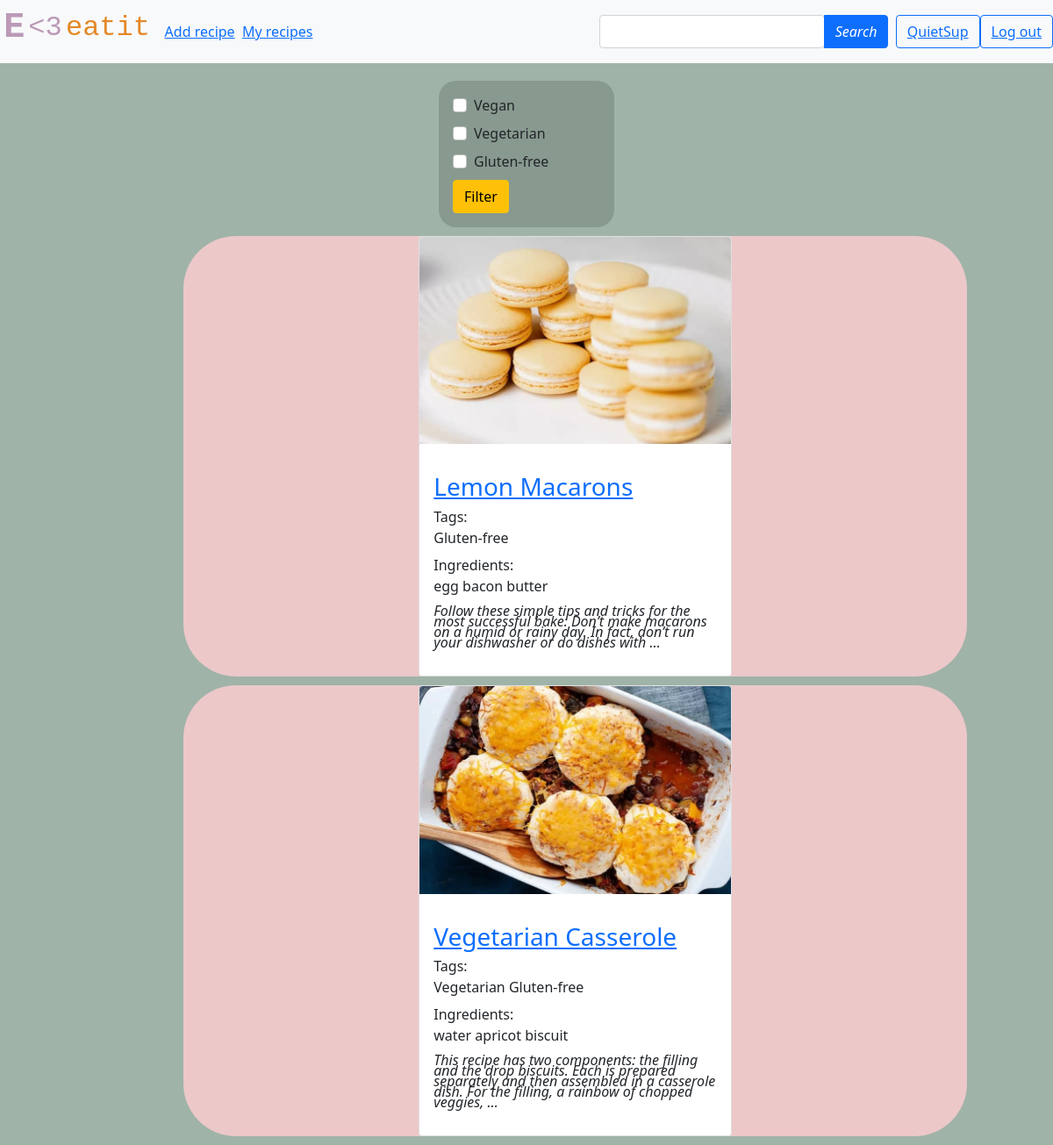
The app's page / (signed in) with its own data.
### recipes/models.py (models this page shows, shortened)
class Category(models.Model):
    name = models.CharField(max_length=20, unique=True)
    class Meta:
        verbose_name_plural = 'Categories'

class Recipe(models.Model):
    name = models.CharField('Recipe name', max_length=50, unique=True)
    photo = models.ImageField('Photo', upload_to='photos')
    content = models.TextField('Content', blank=False)
    time_created = models.DateTimeField('Creation time', auto_now_add=True)
    time_updated = models.DateTimeField('Update time', auto_now=True)
    author = models.ForeignKey(User, on_delete=models.CASCADE, related_name='posts')
    cat = models.ManyToManyField('Category', verbose_name='Categories')
    ingr = models.ManyToManyField('Ingredient', verbose_name='Ingredients')
    class Meta:
        ordering = ['-time_created', 'name']

class Ingredient(models.Model):
    name = models.CharField(max_length=20, unique=True)

### recipes/views.py (the view)
# urls.py: 2. Add a URL to urlpatterns:  path('', Home.as_view(), name='home')
class Home(ListView):
    paginate_by = 10
    model = Recipe
    template_name = 'recipes/index.html'
    context_object_name = 'recipes'
    def get_context_data(self, *, object_list=None, **kwargs):
        context = super().get_context_data(**kwargs)
        context['cats'] = Category.objects.all()
        return context

### recipes/templates/recipes/index.html (shortened to what this page needs)
{% extends 'recipes/base.html' %}
{% load static %}
{% block content %}
    <div class="container">
        <div align="center">
<div style="margin-top: 20px; margin-bottom: 10px; background-color: #88998f; width: 200px; text-align: left; border: 1rem solid transparent; border-radius: 20px;" >
<form action="{% url 'filter' %}" method="get">
    {% for cat in cats %}
        <div class="form-check">
              <input class="form-check-input" type="checkbox" value="{{ cat.pk }}" name="cat">
                  <label class="form-check-label" for="flexCheckDefault">
                      <h6>{{ cat.name }}</h6>
              </label>
        </div>
    {% endfor %}
    <button type="submit" class="btn btn-warning">Filter</button>
    </div>
    {% for item in recipes %}
        <div style="margin-left: 10%; width: 80%; background-color: #ecc8c9; margin-top: 10px; margin-bottom: 10px; border-radius: 60px" align="center">
    <div class="card" style="width: 40%;  line-height: 0.75;" >
        <a href="{% url 'post' item.pk %}"><img src="{{item.photo.url}}" class="card-img-top"></a>
      <div class="card-body" style="text-align: left;">
          <p class="card-text"><h3> <a href="{% url 'post' item.pk %}">{{ item.name }}</a> </h3>
      <h6>Tags:</h6>
          <p>{% for c in item.cat.all %}
              {{ c.name }}
              {% endfor %}</p>
      <h6>Ingredients:</h6>
        <p>{% for ing in item.ingr.all %}
              {{ ing.name }}
              {% endfor %}</p>
          <p><i>{{ item.content|truncatewords:30 }} </i></p>
      </div>
    </div></div>
         {% empty %}
        <h1>No result</h1>
    {% endfor %}
    </div>
{% endblock content %}

### recipes/templates/recipes/base.html (shortened to what this page needs)
{% load static %}
<!doctype html>
<html lang="en">
<head>
    <link href="https://cdn.jsdelivr.net/npm/bootstrap@5.0.2/dist/css/bootstrap.min.css" rel="stylesheet">
      <head>
</head>
  </head>
  <body>
        <header class="mb-auto" >
            <nav class="navbar navbar-expand-lg navbar-light bg-light">
                &nbsp<h1 style="font-family:Courier New; font-weight: bold;"><a href="{% url '' %}" class="pluslink" style="color:#bb99b7">E</a></h1>&nbsp;
                <h2 style="font-family:Courier New;"><a href="{% url '' %}" class="pluslink" style="color:#bb99b7"><3</a></h2>&nbsp;
                <h2 style="font-family:Courier New"><a href="{% url '' %}" class="pluslink" style="color: #e48826">eatit</a></h2>&nbsp;&nbsp;&nbsp;&nbsp;
  <div class="collapse navbar-collapse" id="navbarText">
    <ul class="navbar-nav mr-auto">
        <a class="nav-item" href="{% url 'add_recipe' %}" >Add recipe</a> &nbsp;&nbsp;
        <a class="nav-item" href="{% url 'my_recipes' %}" >My recipes</a> &nbsp;&nbsp;
    </ul>
        <div class="btn-group navbar-nav ms-auto" role="group" aria-label="Basic example">
            <form action="{% url 'search' %}" method="get">
                    <div class="input-group ps-5">
                  <div id="navbar-search-autocomplete" class="form-outline">
                    <input type="search" id="form1" name="q" class="form-control" />
                  </div>
                  <button type="submit" class="btn btn-primary">
                    <i class="fas fa-search"> Search</i>
                  </button>
                    </div>
            </form> &nbsp;&nbsp;
        </div>
      {% if request.user.is_authenticated %}
            <button type="button" class="btn btn-outline-primary" ><a href="{% url 'login' %}" class="nav-item">{{ user.username }}</a></button>
        <button type="button" class="btn btn-outline-primary" ><a href="{% url 'logout' %}" class="nav-item">Log out</a></button>
      {% else %}
            <button type="button" class="btn btn-outline-primary" ><a href="{% url 'login' %}" class="nav-item">Log in</a></button>
        <button type="button" class="btn btn-outline-primary" ><a href="{% url 'register' %}" class="nav-item">Sign up</a></button>
      {% endif %}
        </div>
        </header>
  {% block content %} {% endblock content %}
  </body>
</html>

### recipes/templates/recipes/base.html (style rules this page uses)
.pluslink, .pluslink:visited,.pluslink:hover,.pluslink:active { text-decoration:none; }
html, body { height: 100%; margin: 0; background: #a0b3a8; }

### records on screen
Category: name "Vegan"
Category: name "Vegetarian"
Category: name "Gluten-free"
Recipe: photo (picture), name "Lemon Macarons", content "Follow these simple tips and tricks for the most successful bake: Don’t make macarons on a humid or rainy day. In fact, don’t run your dishwasher or do dishes with …"
Ingredient: name "egg"
Ingredient: name "bacon"
Ingredient: name "butter"
Recipe: photo (picture), name "Vegetarian Casserole", content "This recipe has two components: the filling and the drop biscuits. Each is prepared separately and then assembled in a casserole dish. For the filling, a rainbow of chopped veggies, …"
Ingredient: name "water"
Ingredient: name "apricot"
Ingredient: name "biscuit"

### other values on screen
{{ user.username }} "QuietSup"
